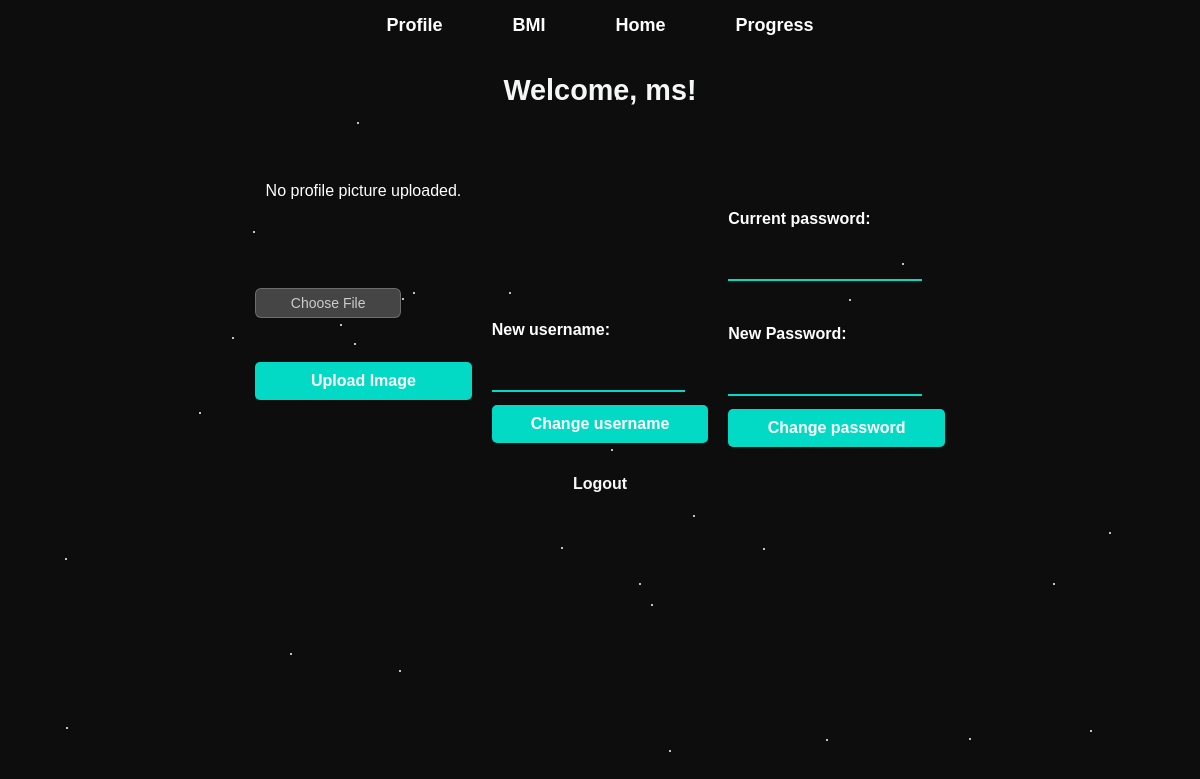
The app's page /profile (signed in), older data.
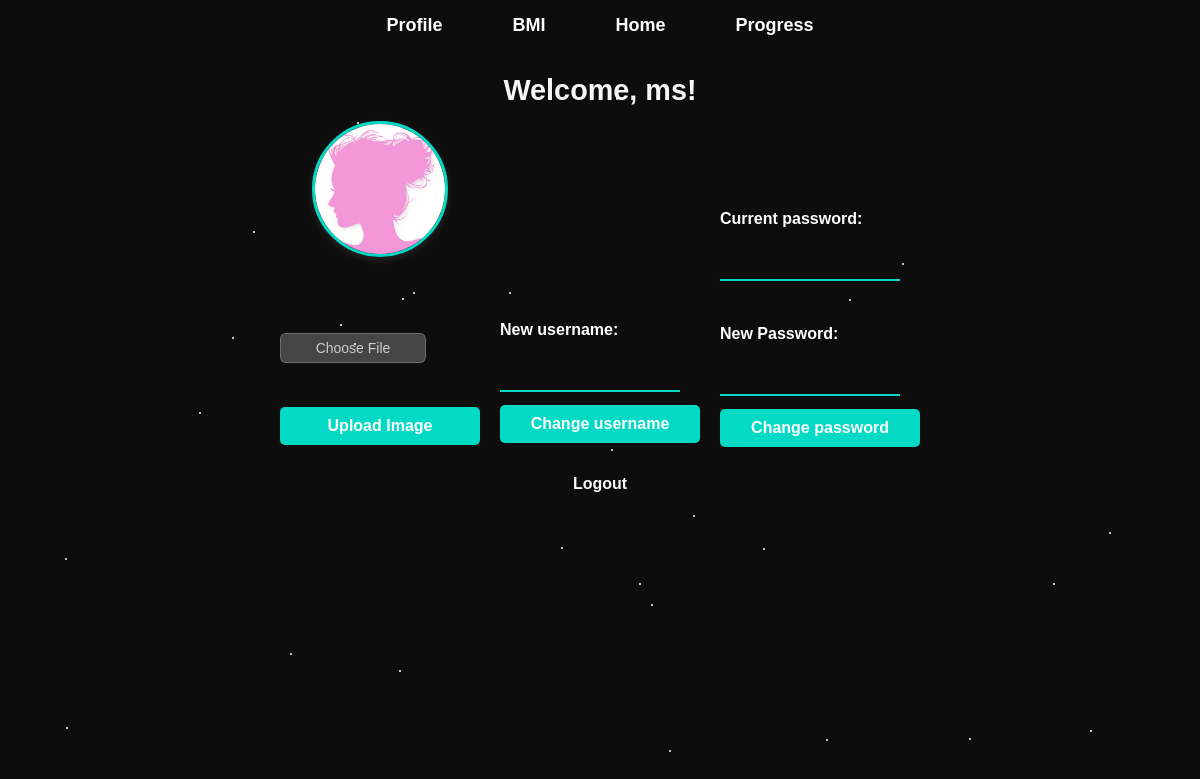
The same page, newer data.
### tables this page shows
CREATE TABLE users (
            id INTEGER PRIMARY KEY AUTOINCREMENT,
            username TEXT UNIQUE,
            password_hash TEXT  
        , profile_image TEXT DEFAULT NULL);

### app.py (the view)
@app.route('/profile')
def user_profile():
    user_id = session.get('user_id')
    if not user_id:
        return redirect(url_for('login'))
    user = get_user_by_id(user_id)
    if not user:
        return "User not found", 404
    profile_image = get_profile_image(user_id)
    return render_template('profile.html', username=user[1], profile_image=profile_image)

### database.py (called while the page is built)
def connect_user_db():
    return sqlite3.connect('instance/users.db')

def get_user_by_id(user_id):
    conn = connect_user_db()
    cursor = conn.cursor()
    cursor.execute('SELECT * FROM users WHERE id = ?', (user_id,))
    user = cursor.fetchone()
    conn.close()
    return user

def get_profile_image(user_id):
    conn = connect_user_db()
    cursor = conn.cursor()
    cursor.execute('SELECT profile_image FROM users WHERE id = ?', (user_id,))
    profile_image = cursor.fetchone()
    conn.close()
    return profile_image[0] if profile_image else None

### templates/profile.html (shortened to what this page needs)
<!DOCTYPE html>
<html lang="en">
<head>
    <link rel="stylesheet" href="{{ url_for('static', filename='css/profile.css') }}">
</head>
<body>
    <nav class="menu">
        <ul>
            <li><a href="/profile">Profile</a></li>
            <li><a href="/test">BMI</a></li>
            <li><a href="/home">Home</a></li>
            <li><a href="/progress">Progress</a></li>
        </ul>
    </nav>
    <div class="container">
        <div class="profile-container">
            <h2>Welcome, {{ username }}!</h2>
            <div class="profile-row">
                <div class="profile-column">
                    {% if profile_image %}
                        <div class="profile-picture">
                            <img src="{{ url_for('static', filename='uploads/' + profile_image) }}" alt="Profile Picture" class="profile-img">
                        </div>
                    {% else %}
                        <p>No profile picture uploaded.</p>
                    {% endif %}
                    <br><br><br><br>
                    <form action="{{ url_for('upload_profile_image') }}" method="POST" enctype="multipart/form-data">
                        <label for="profile_image" class="custom-file-upload">Choose File</label> <br>
                        <button type="submit">Upload Image</button>
                    </form>
                </div>
                <div class="profile-column">
                    <br><br><br><br><br><br><br><br><br><br><br>
                    <form method="POST" action="{{ url_for('change_username') }}">
                        <label for="new_username">New username:</label>
                        <input type="text" id="new_username" name="new_username" required>
                        <button type="submit">Change username</button>
                    </form>
                </div>
                <div class="profile-column">
                    <br><br><br><br><br>
                    <form method="POST" action="{{ url_for('auth.change_password') }}" id="change-password-form">
                        <label for="current_password">Current password:</label>
                        <input type="password" id="current_password" name="current_password" required>
                        <br>
                        <label for="new_password">New Password:</label>
                        <input type="password" id="new_password" name="new_password" required>
                        <button type="submit">Change password</button>
                    </form>
                </div>
            </div>
            <br>
            <div class="profile-actions">
                <a href="{{ url_for('logout') }}" class="action-link">Logout</a>
            </div>
        </div>
    </div>
</body>
</html>

### static/css/profile.css (style rules this page uses)
body { font-family: 'Poppins', sans-serif; background: #0d0d0d; color: #ffffff; margin: 0; padding: 0; display: flex; flex-direction: column; align-items: center; justify-content: center; min-height: 50vh; text-align: center; }
h1, h2 { font-size: 1.8em; margin-bottom: 13px; color: #f4f7f6; }
form { display: flex; flex-direction: column; gap: 13px; width: 100%; max-width: 450px; }
label { font-size: 1em; font-weight: 600; color: #ffffff; text-align: left; width: 100%; }
input[type="text"], input[type="password"], input[type="file"] { padding: 12px; border: none; border-bottom: 2px solid #03dac6; background: transparent; color: #ffffff; font-size: 1em; width: 100%; text-align: center; transition: border-color 0.3s; }
button { background-color: #03dac6; border: none; padding: 10px 20px; border-radius: 5px; font-size: 16px; color: #ffffff; cursor: pointer; transition: background 0.3s, transform 0.2s; font-weight: bold; min-width: 40%; text-align: center; }
.menu { background-color: #0d0d0d; padding: 15px 0; width: 100%; position: fixed; top: 0; left: 0; z-index: 1000; transition: top 0.3s; }
.menu ul { list-style-type: none; padding: 0; margin: 0; display: flex; justify-content: center; }
.menu ul li { margin: 0 20px; }
.menu ul li a { text-decoration: none; color: #ffffff; font-size: 18px; font-weight: bold; padding: 10px 15px; border-radius: 5px; position: relative; transition: color 0.3s ease-in-out; }
.menu ul li a::after { content: ""; display: block; height: 2px; width: 0; background: #03dac6; transition: width 0.3s ease-in-out; position: absolute; left: 0; bottom: -3px; }
.custom-file-upload { display: inline-block; padding: 6px 12px; background-color: rgba(200, 200, 200, 0.3); color: #ccc; font-size: 14px; font-weight: 500; border-radius: 6px; cursor: pointer; border: 1px solid rgba(150, 150, 150, 0.5); transition: background 0.2s ease-in-out, border 0.2s ease-in-out; width: 120px; text-align: center; }
.profile-picture img { width: 130px; height: 130px; border-radius: 50%; border: 3px solid #03dac6; box-shadow: 0 3px 8px rgba(255, 255, 255, 0.1); transition: transform 0.3s ease-in-out; }
.profile-actions a { color: #f7f8f8; font-size: 16px; text-decoration: none; margin: 10px; display: inline-block; transition: color 0.3s ease; }
.profile-container { display: flex; flex-direction: column; align-items: center; justify-content: center; width: 100%; max-width: 800px; color: #ffffff; margin-top: 50px; }
.profile-row { display: flex; justify-content: space-between; align-items: center; width: 100%; gap: 20px; }
.profile-column { flex: 1; display: flex; flex-direction: column; align-items: center; text-align: center; }
.profile-column input { width: 80%; padding: 10px; border: none; border-bottom: 2px solid #03dac6; background: transparent; color: #ffffff; font-size: 1em; text-align: center; transition: border-color 0.3s; }
.profile-picture img { width: 130px; height: 130px; border-radius: 50%; border: 3px solid #03dac6; box-shadow: 0 3px 8px rgba(255, 255, 255, 0.1); transition: transform 0.3s; }
.action-link { font-size: 18px; font-weight: bold; color: #ffffff; }

Row changes from the older to the newer data that the page shows:
changed users "ms": profile_image empty → "image5.jpg" (drawn); profile_image: picture added
Text that changed along with them:
text no longer shown: "No profile picture uploaded."
